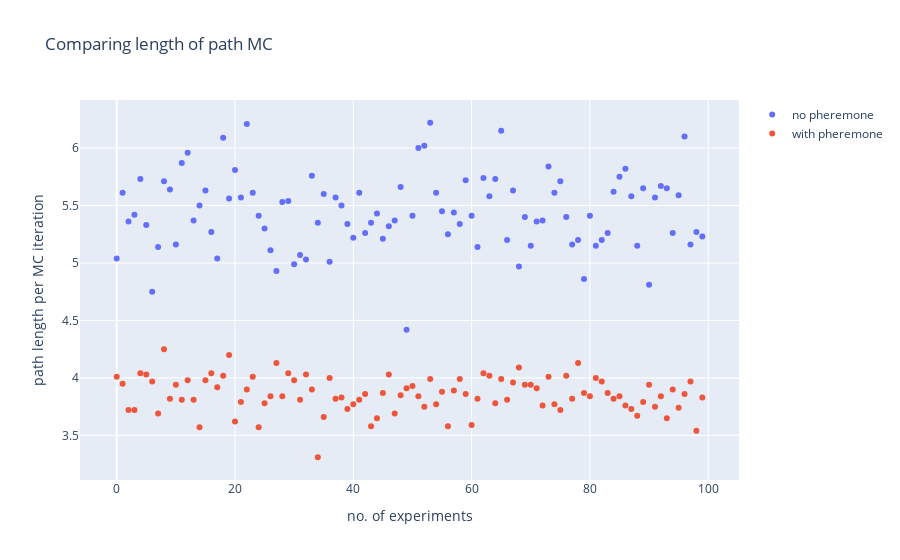

Notebook cell for this chart:
### Code cell
fig = go.Figure()
x_axis = list(range(num_points))

fig.add_trace(go.Scatter(x=x_axis, y=path_len_list_mc,
                    mode='markers',
                    name='no pheremone'))
fig.add_trace(go.Scatter(x=x_axis, y=path_len_list_opt_mc,
                    mode='markers',
                    name='with pheremone'))
fig.update_layout(title='Comparing length of path MC',
                   xaxis_title='no. of experiments',
                   yaxis_title='path length per MC iteration')
fig.show()
print("Mean path length without pheremone: ", statistics.mean(path_len_list_mc))
print("Median path length without pheremone: ", statistics.median(path_len_list_mc))
print("Mean path length with pheremone: ", statistics.mean(path_len_list_opt_mc))
print("Median path length with pheremone: ", statistics.median(path_len_list_opt_mc))

### Figure 1 — Plotly figure (JSON) as saved in the notebook; plotly's stock layout.template omitted (floating-point values rounded to 4 significant figures)
{"data": [{"mode": "markers", "name": "no pheremone", "type": "scatter", "x": [0, 1, 2, 3, 4, 5, 6, 7, 8, 9, 10, 11, 12, 13, 14, 15, 16, 17, 18, 19, 20, 21, 22, 23, 24, 25, 26, 27, 28, 29, 30, 31, 32, 33, 34, 35, 36, 37, 38, 39, 40, 41, 42, 43, 44, 45, 46, 47, 48, 49, 50, 51, 52, 53, 54, 55, 56, 57, 58, 59, 60, 61, 62, 63, 64, 65, 66, 67, 68, 69, 70, 71, 72, 73, 74, 75, 76, 77, 78, 79, 80, 81, 82, 83, 84, 85, 86, 87, 88, 89, 90, 91, 92, 93, 94, 95, 96, 97, 98, 99], "y": [5.04, 5.61, 5.36, 5.42, 5.73, 5.33, 4.75, 5.14, 5.71, 5.64, 5.16, 5.87, 5.96, 5.37, 5.5, 5.63, 5.27, 5.04, 6.09, 5.56, 5.81, 5.57, 6.21, 5.61, 5.41, 5.3, 5.11, 4.93, 5.53, 5.54, 4.99, 5.07, 5.03, 5.76, 5.35, 5.6, 5.01, 5.57, 5.5, 5.34, 5.22, 5.61, 5.26, 5.35, 5.43, 5.21, 5.32, 5.37, 5.66, 4.42, 5.41, 6, 6.02, 6.22, 5.61, 5.45, 5.25, 5.44, 5.34, 5.72, 5.41, 5.14, 5.74, 5.58, 5.73, 6.15, 5.2, 5.63, 4.97, 5.4, 5.15, 5.36, 5.37, 5.84, 5.61, 5.71, 5.4, 5.16, 5.2, 4.86, 5.41, 5.15, 5.2, 5.26, 5.62, 5.75, 5.82, 5.58, 5.15, 5.65, 4.81, 5.57, 5.67, 5.65, 5.26, 5.59, 6.1, 5.16, 5.27, 5.23]}, {"mode": "markers", "name": "with pheremone", "type": "scatter", "x": [0, 1, 2, 3, 4, 5, 6, 7, 8, 9, 10, 11, 12, 13, 14, 15, 16, 17, 18, 19, 20, 21, 22, 23, 24, 25, 26, 27, 28, 29, 30, 31, 32, 33, 34, 35, 36, 37, 38, 39, 40, 41, 42, 43, 44, 45, 46, 47, 48, 49, 50, 51, 52, 53, 54, 55, 56, 57, 58, 59, 60, 61, 62, 63, 64, 65, 66, 67, 68, 69, 70, 71, 72, 73, 74, 75, 76, 77, 78, 79, 80, 81, 82, 83, 84, 85, 86, 87, 88, 89, 90, 91, 92, 93, 94, 95, 96, 97, 98, 99], "y": [4.01, 3.95, 3.72, 3.72, 4.04, 4.03, 3.97, 3.69, 4.25, 3.82, 3.94, 3.81, 3.98, 3.81, 3.57, 3.98, 4.04, 3.92, 4.02, 4.2, 3.62, 3.79, 3.9, 4.01, 3.57, 3.78, 3.84, 4.13, 3.84, 4.04, 3.98, 3.81, 4.03, 3.9, 3.31, 3.66, 4, 3.82, 3.83, 3.73, 3.77, 3.81, 3.86, 3.58, 3.65, 3.87, 4.03, 3.69, 3.85, 3.91, 3.93, 3.84, 3.75, 3.99, 3.77, 3.88, 3.58, 3.89, 3.99, 3.86, 3.59, 3.82, 4.04, 4.02, 3.78, 3.99, 3.81, 3.96, 4.09, 3.94, 3.94, 3.91, 3.76, 4.01, 3.77, 3.72, 4.02, 3.82, 4.13, 3.87, 3.84, 4, 3.97, 3.87, 3.82, 3.84, 3.76, 3.73, 3.67, 3.79, 3.94, 3.75, 3.84, 3.65, 3.9, 3.74, 3.86, 3.97, 3.54, 3.83]}], "layout": {"title": {"text": "Comparing length of path MC"}, "xaxis": {"title": {"text": "no. of experiments"}}, "yaxis": {"title": {"text": "path length per MC iteration"}}}}
